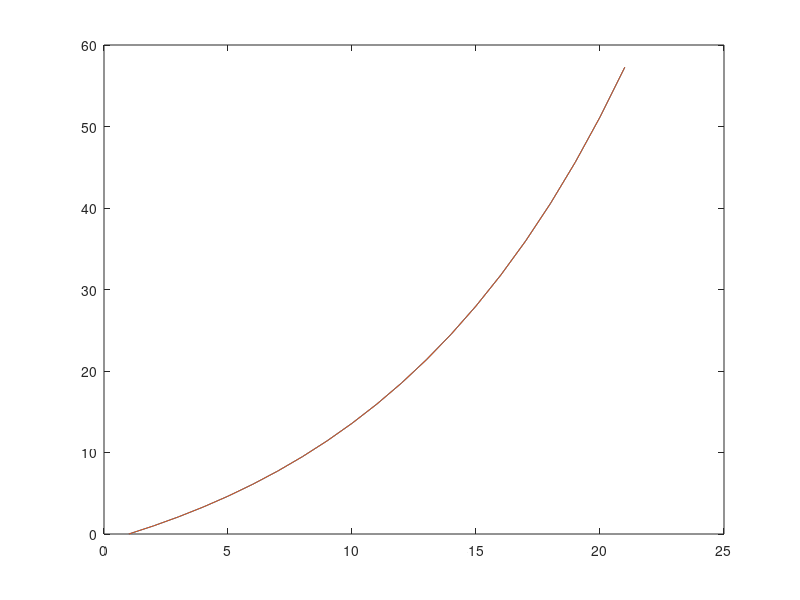

Write MATLAB code to recreate this figure.
%% check height
N_layer = 20;
h = 0;
dh = 1;
alpha = 0.1;
h_line = zeros(N_layer, 1);
for num = 0 : N_layer
    h_line (num +1) = h;
    h = h + ((1 + alpha)^num)*dh;
end
disp(h);
disp(((1+alpha)^(N_layer+1)-1)/(alpha));
h_line2=zeros(N_layer, 1);
for num = 0 : N_layer-1
    h_line2(num + 2) = ((1+alpha)^(num+1)-1)/(alpha);
end
plot(h_line);
hold on;
plot(h_line2);
hold on;